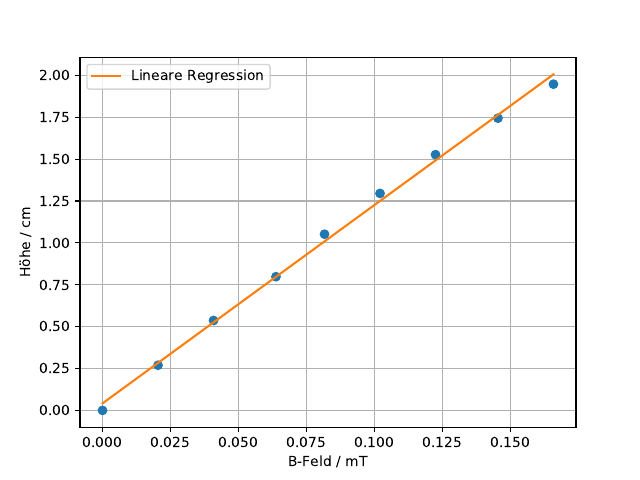

Write Python code to recreate this figure.

import numpy as np
import sympy
import matplotlib.pyplot as plt
from scipy.optimize import curve_fit
from pylab import figure, axes, pie, title, show

print('Messreihe1  250V')
x, y = np.loadtxt('250V.txt', unpack=True,delimiter=',')

def f(x,a,b):
    return a*x+b
popt, pcov = curve_fit(f, x, y)
print(popt)
print(pcov)

x_new = np.linspace(x[0], x[-1], 500)



plt.figure(1)
plt.plot(x,y,'o')
plt.plot(x_new,f(x_new,*popt),'-', label='Lineare Regression')
plt.ylabel('Höhe / cm')
plt.xlabel('B-Feld / mT')
plt.grid()
plt.legend()


plt.savefig('250V.pdf')
print ('Fertig')
